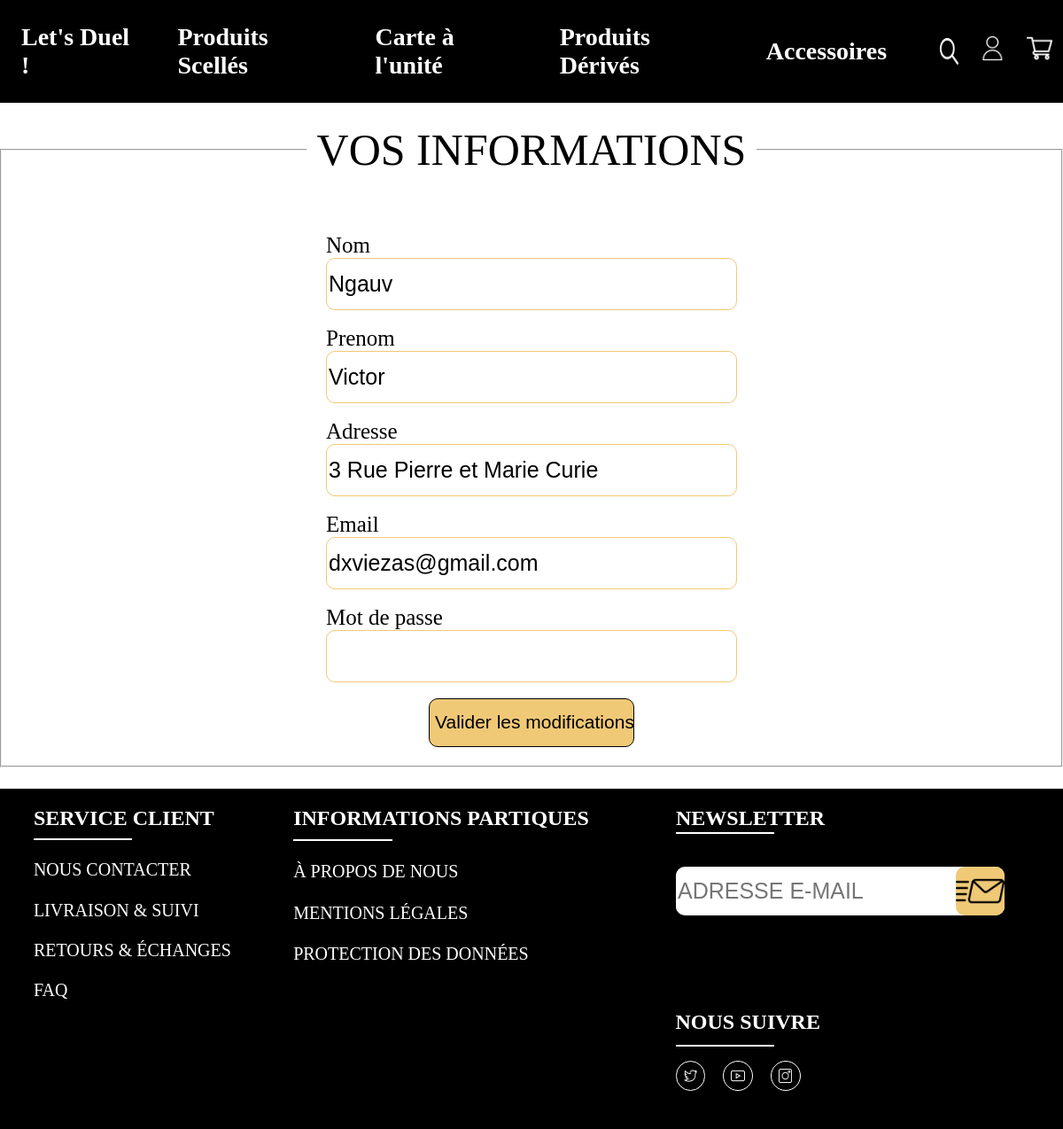
The page /index.php?page=user&action=modifyInfos (signed in) on the database its author committed.
### tables this page shows
CREATE TABLE IF NOT EXISTS `users` (
  `id` int(11) NOT NULL AUTO_INCREMENT,
  `last_name` varchar(255) NOT NULL,
  `first_name` varchar(255) NOT NULL,
  `adress` varchar(255) NOT NULL,
  `email` varchar(255) NOT NULL,
  `password` varchar(255) NOT NULL,
  `is_admin` tinyint(1) NOT NULL DEFAULT 0,
  PRIMARY KEY (`id`)
);

### index.php (called while the page is built, shortened)
<?php
if(isset($_GET['page'])){
    switch ($_GET['page']){
        case'user' :
            require 'controllers/userController.php';
            break;
    }
}
else{
    require 'controllers/indexController.php';
}
require ('views/layout.php');

### models/Users.php (called while the page is built, shortened)
<?php
function getUser($id){
    $db = dbConnect();
    $query = $db->prepare("SELECT * FROM users WHERE id = ?");
    $query->execute([
        $id
    ]);
    $result = $query->fetch();
    return $result;
}

### controllers/userController.php (called while the page is built, shortened)
<?php
require 'models/Users.php';
if (isset($_GET['action'])){
    switch ($_GET['action']) {
        case 'modifyInfos':
            if(!empty($_POST)){
                if(empty($_POST['first_name']) || empty($_POST['last_name']) || empty($_POST['email']) || empty($_POST['adress'])){
                    if(($_POST['first_name']) || empty($_POST['last_name'])){
                        $_SESSION['messages'][] = 'Les champ nom et prénom sont obligatoire !';
                    }
                    if(empty($_POST['email'])){
                        $_SESSION['messages'][] = 'Le champ email est obligatoire !';
                    }
                    if(empty($_POST['adress'])){
                        $_SESSION['messages'][] = 'Le champ adress est obligatoire !';
                    }
                    header('Location:index.php?page=connexion&action=form');
                    exit();
                }
                else {
                    $updateUser = updateUser($_SESSION['user']['id'], $_POST);
                    $_SESSION['messages'][] = $updateUser ? 'Utilisateur mis à jour !' : 'Erreur lors de la mise à jour !';
                    header('Location:index.php?page=user&action=list');
                    exit;
                }
            }
            else{
                if (!isset($_SESSION['old_inputs'] )){
                    $user = getUser($_SESSION['user']['id']);
                }
            }
            break;
    }
}
else{
    header('Location:index.php');
    exit();
}

### views/userInfos.php (the view, shortened to what this page needs)
<div class="infoContainer">
    <fieldset>
        <legend>VOS INFORMATIONS</legend>
        <div class="connexionContainer">
            <form action="index.php?page=user&action=modifyInfos" method="post" enctype="multipart/form-data">
                <div class="last_name">
                    <label for="last_name" id="last_name">Nom</label>
                    <input id="last_name" type="text" name="last_name" value="<?php if(isset($user) && !empty($user)): ?><?= $user['last_name'];?><?php else: ?><?= '';?><?php endif;?>" required><br>
                </div>
                <div class="first_name">
                    <label for="first_name" id="first_name">Prenom</label>
                    <input id="first_name" type="text" name="first_name" value="<?php if(isset($user) && !empty($user)): ?><?=$user['first_name'];?><?php else: ?><?= '';?><?php endif;?>" required><br>
                </div>
                <div class="adress">
                    <label for="adress" id="adress">Adresse</label>
                    <input id="adress" type="text" name="adress" value="<?php if(isset($user) && !empty($_SESSION['user'])): ?><?= $user['adress'];?><?php else: ?><?= '';?><?php endif;?>" required><br>
                </div>
                <div class="email">
                    <label for="email" id="emailLabel">Email</label>
                    <input id="email" type="email" name="email" value="<?php if(isset($user) && !empty($user)): ?><?= $user['email'];?><?php else: ?><?= '';?><?php endif;?>"required><br>
                </div>
                <div class="password">
                    <label for="password" id="passwordLabel">Mot de passe</label>
                    <input id="password" type="password" name="password"><br>
                </div>
                <input type="submit" value="Valider les modifications">
            </form>
        </div>
    </fieldset>
</div>

### assets/css/header.css (style rules this page uses)
body { margin: 0; font-family: Oxygen; }

### assets/css/connexion.css (style rules this page uses)
.connexionContainer { display: flex; align-items: center; justify-content: center; flex-direction: column; }
form { display: flex; align-items: center; justify-content: center; flex-direction: column; margin: 5% 0 1% 0; }
label { display:block; float:left; font-size: 25px; text-align: left; }
input { height: 55px; width: 458px; }
input[type="email"],input[type="password"], input[type="text"] { font-size: 25px; border: 1px solid #F0C977; border-radius: 10px; }
input[type="submit"] { width: 50%; font-size: 21px; border: 1px solid black; border-radius: 10px; color: black; background-color: #F0C977 ; }
.email, .password, .last_name, .first_name, .adress { display: flex; align-items: flex-start; justify-content: center; flex-flow: column; }
legend { font-size: 50px; padding: 0 1%; text-align: center; }
fieldset { margin: 2% 0; }

### rows shown on the page
users: last_name "Ngauv", first_name "Victor", adress "3 Rue Pierre et Marie Curie", email "dxviezas@gmail.com"
